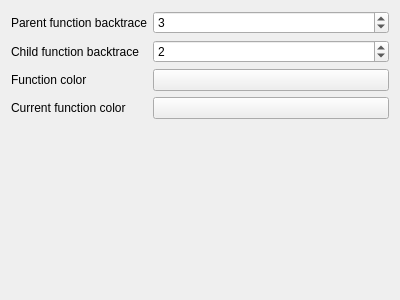
<?xml version="1.0" encoding="UTF-8"?>
<ui version="4.0">
 <class>CallgraphSettingsPage</class>
 <widget class="QWidget" name="CallgraphSettingsPage">
  <property name="geometry">
   <rect>
    <x>0</x>
    <y>0</y>
    <width>400</width>
    <height>300</height>
   </rect>
  </property>
  <property name="windowTitle">
   <string>Form</string>
  </property>
  <layout class="QFormLayout" name="formLayout_2">
   <item row="0" column="0">
    <widget class="QLabel" name="label">
     <property name="text">
      <string>Parent function backtrace</string>
     </property>
    </widget>
   </item>
   <item row="1" column="0">
    <widget class="QLabel" name="label_2">
     <property name="text">
      <string>Child function backtrace</string>
     </property>
    </widget>
   </item>
   <item row="0" column="1">
    <widget class="QSpinBox" name="parentSpinBox">
     <property name="minimum">
      <number>1</number>
     </property>
     <property name="value">
      <number>3</number>
     </property>
    </widget>
   </item>
   <item row="1" column="1">
    <widget class="QSpinBox" name="childSpinBox">
     <property name="minimum">
      <number>1</number>
     </property>
     <property name="value">
      <number>2</number>
     </property>
    </widget>
   </item>
   <item row="2" column="0">
    <widget class="QLabel" name="label_3">
     <property name="text">
      <string>Function color</string>
     </property>
    </widget>
   </item>
   <item row="2" column="1">
    <widget class="KColorButton" name="functionColor"/>
   </item>
   <item row="3" column="0">
    <widget class="QLabel" name="label_4">
     <property name="text">
      <string>Current function color</string>
     </property>
    </widget>
   </item>
   <item row="3" column="1">
    <widget class="KColorButton" name="currentFunctionColor"/>
   </item>
  </layout>
 </widget>
 <customwidgets>
  <customwidget>
   <class>KColorButton</class>
   <extends>QPushButton</extends>
   <header>kcolorbutton.h</header>
  </customwidget>
 </customwidgets>
 <resources/>
 <connections/>
</ui>
